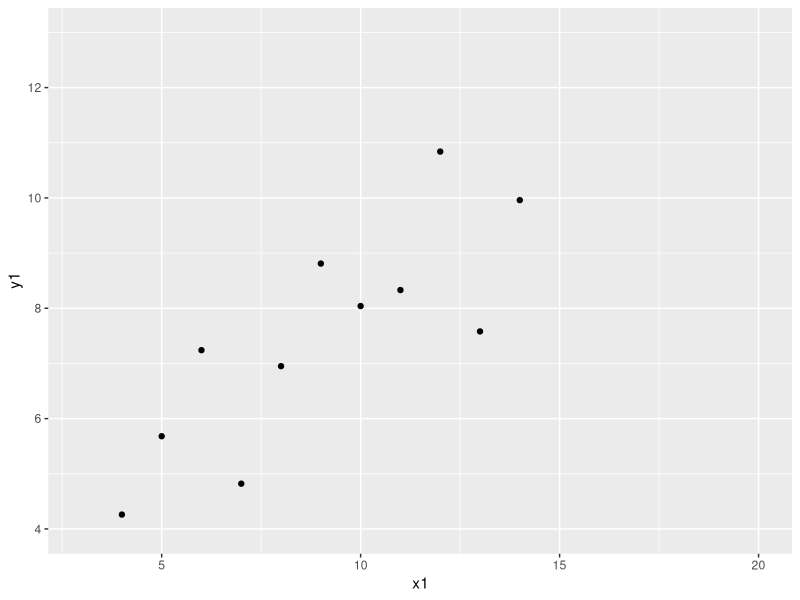
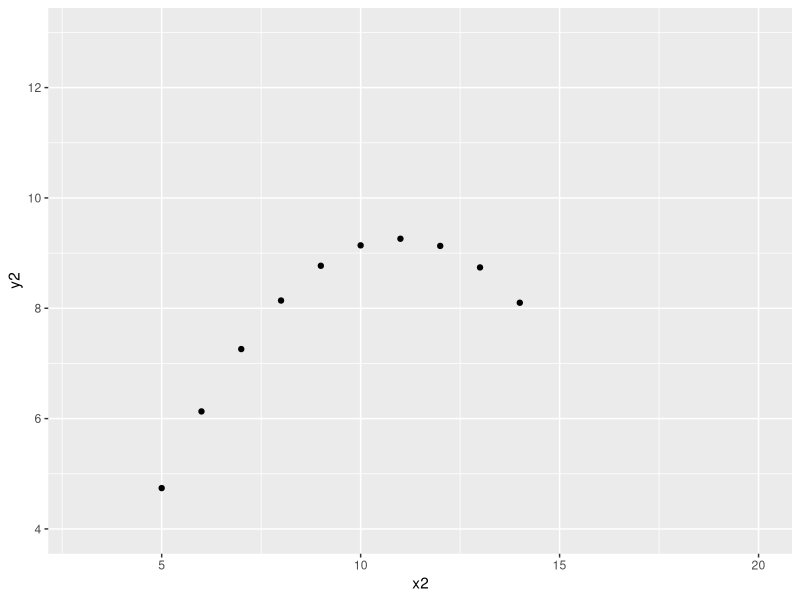
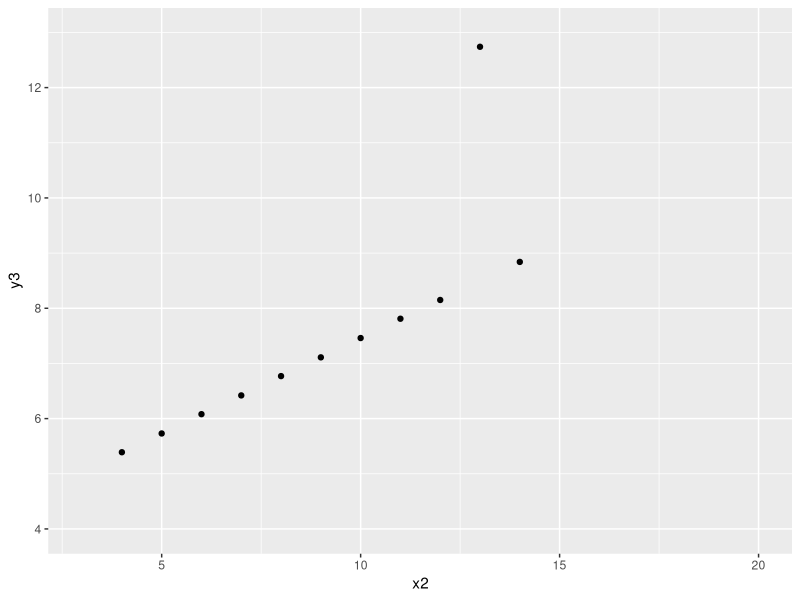
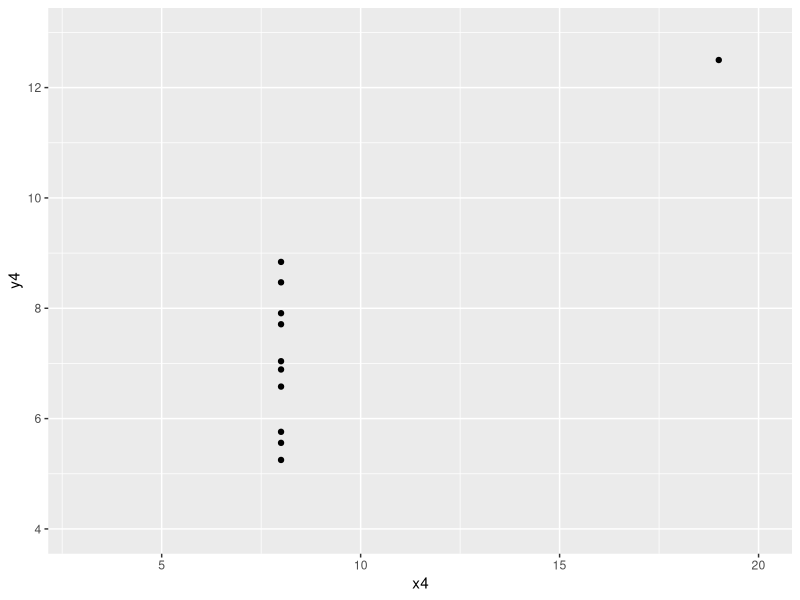

Here is the R script that generated these plots, in order:
#Homework 2

x1 <- c(10, 8, 13,9,11,14,6,4,12,7,5)
y1 <- c(8.04,
        6.95,
        7.58,
        8.81,
        8.33,
        9.96,
        7.24,
        4.26,
        10.84,
        4.82,
        5.68
)
mean(x1)
var(x1)
sd(x1)
mean(y1)
var(y1)
sd(y1)

cor(x1,y1)


x2 <- x1
y2 <- c(9.14,
        8.14,
        8.74,
        8.77,
        9.26,
        8.10,
        6.13,
        3.10,
        9.13,
        7.26,
        4.74
)
mean(y2)
var(y2)
sd(y2)

cor(x2,y2)

y3 <- c(7.46,
        6.77,
        12.74,
        7.11,
        7.81,
        8.84,
        6.08,
        5.39,
        8.15,
        6.42,
        5.73
)
mean(y3)
var(y3)
sd(y3)

cor(x2, y3)


x4 <- c(8.0,
        8.0,
        8.0,
        8.0,
        8.0,
        8.0,
        8.0,
        19.0,
        8.0,
        8.0,
        8.0
)
y4 <- c(6.58,
        5.76,
        7.71,
        8.84,
        8.47,
        7.04,
        5.25,
        12.50,
        5.56,
        7.91,
        6.89
)

mean(x4)
var(x4)
sd(x4)
mean(y4)
var(y4)
sd(y4)

cor(x4,y4)

library(tidyverse)

df1 <- as.data.frame(cbind(x1,y1))

ggplot(df1, aes(x1, y1))+
  geom_point()+
  xlim(3,20)+
  ylim(4, 13)


df2 <- as.data.frame(cbind(x2,y2))

ggplot(df2, aes(x2, y2))+
  geom_point()+
  xlim(3,20)+
  ylim(4, 13)

df3 <- as.data.frame(cbind(x2,y3))

ggplot(df3, aes(x2, y3))+
  geom_point()+
  xlim(3,20)+
  ylim(4, 13)

df4 <- as.data.frame(cbind(x4,y4))

ggplot(df4, aes(x4, y4))+
  geom_point()+
  xlim(3,20)+
  ylim(4, 13)
